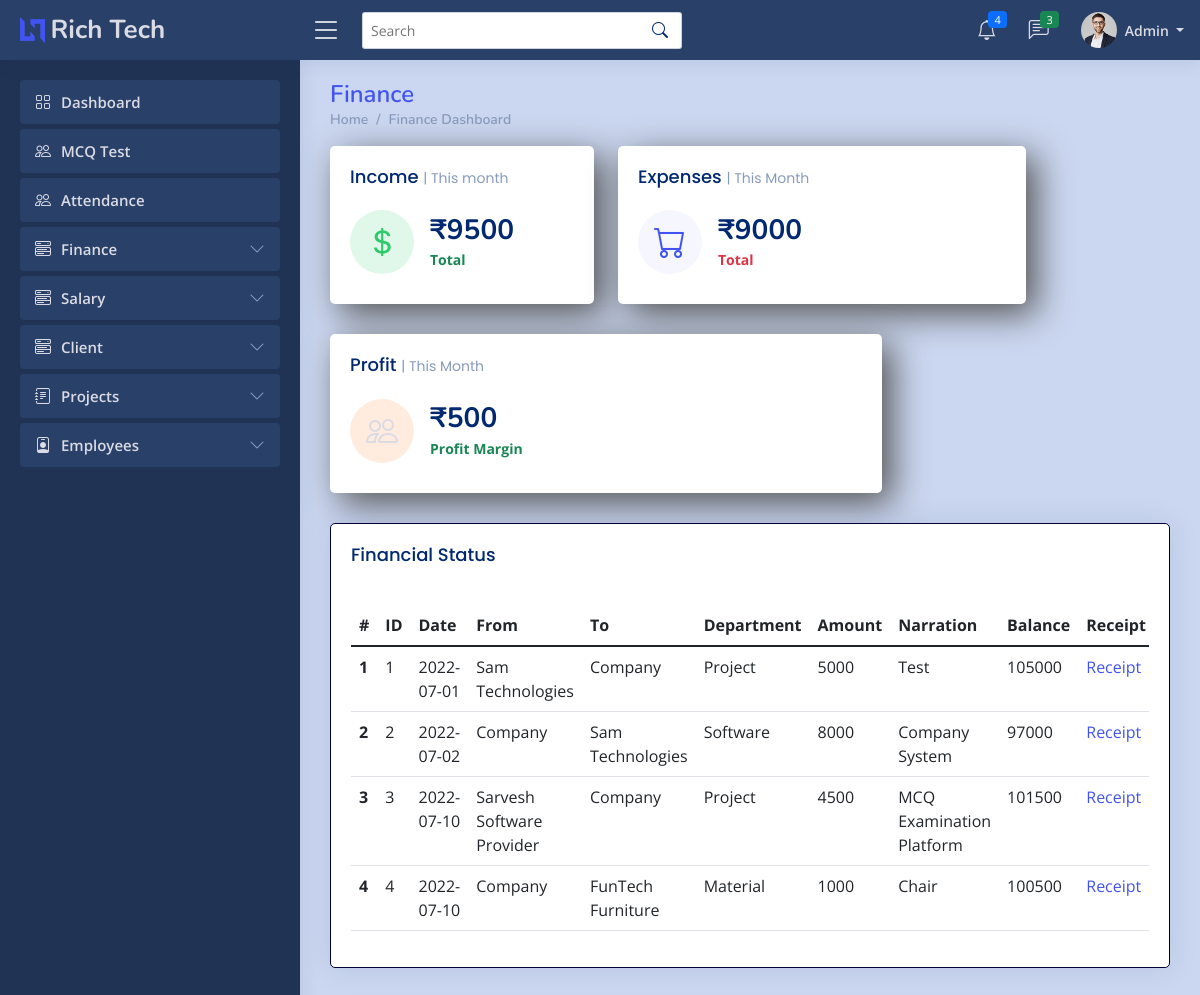
/admin/finance.php (signed in), run on an earlier commit of the app's database.
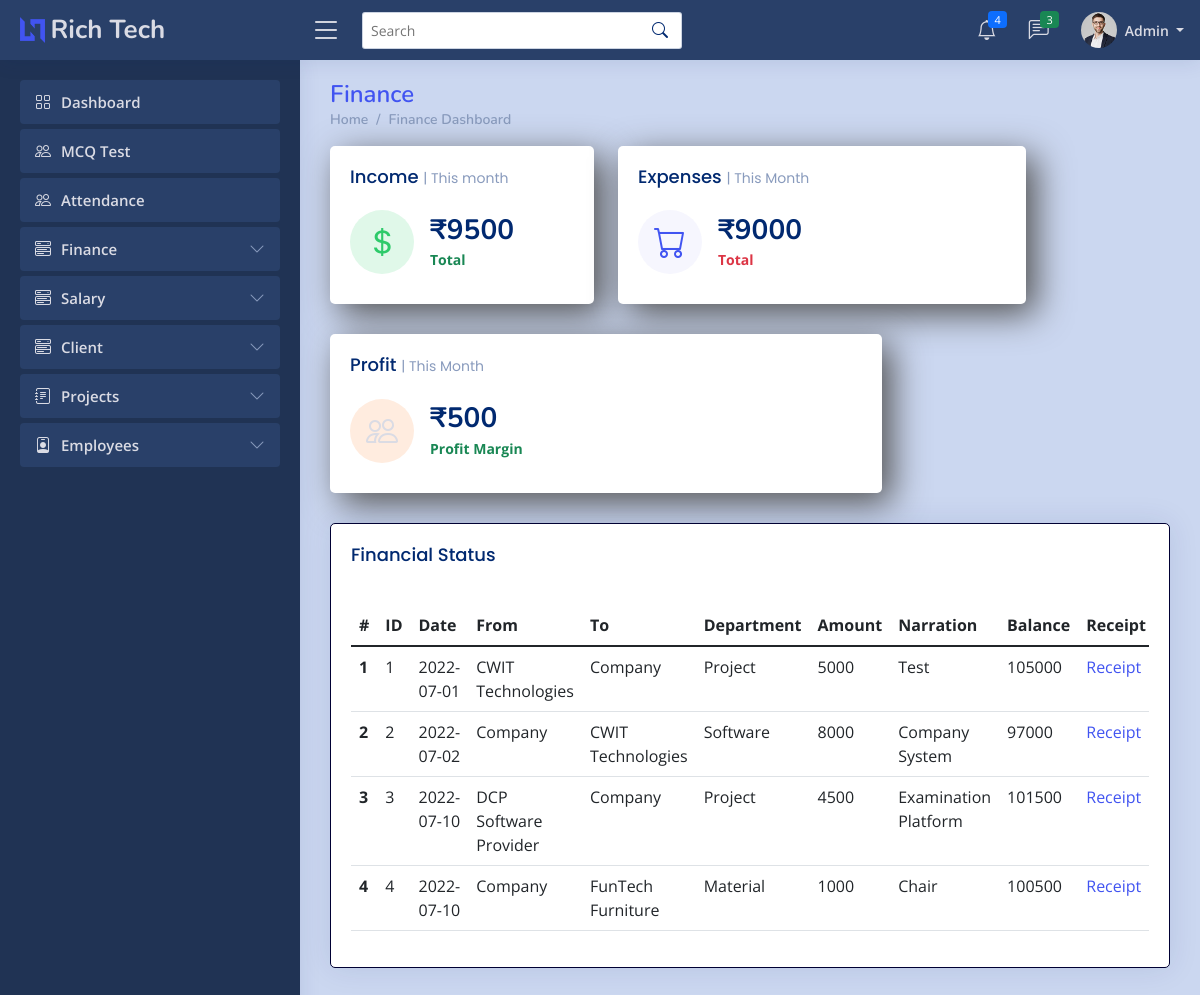
And on a later commit of the database.
### tables this page shows
CREATE TABLE `financet` (
  `Id` int(11) NOT NULL,
  `ddate` date NOT NULL,
  `ffrom` varchar(255) NOT NULL,
  `tto` varchar(255) NOT NULL,
  `amt` int(7) NOT NULL,
  `narration` varchar(255) NOT NULL,
  `deptname` varchar(255) NOT NULL,
  `ffile` longblob NOT NULL
);

### admin/finance.php (the view, shortened to what the changed rows need)
<?php
    if ($_SESSION['erole']=="admin"){
?>
<!DOCTYPE html>
<html lang="en">
<head>
  <link href="../assets/vendor/bootstrap/css/bootstrap.min.css" rel="stylesheet">
  <link rel="stylesheet" href="../assets/vendor/bootstrap-icons/bootstrap-icons.css?v=<?php echo time(); ?>">
  <link href="../assets/vendor/boxicons/css/boxicons.min.css" rel="stylesheet">
  <link href="../assets/vendor/quill/quill.snow.css" rel="stylesheet">
  <link href="../assets/vendor/quill/quill.bubble.css" rel="stylesheet">
  <link href="../assets/vendor/remixicon/remixicon.css" rel="stylesheet">
  <link href="../assets/vendor/simple-datatables/style.css" rel="stylesheet">
  <link rel="stylesheet" href="../assets/css/style.css?v=<?php echo time(); ?>">
</head>
<body>
  <main id="main" class="main">
    <div class="pagetitle">
      <h1><a href="payment.php">Finance</a></h1>
    </div>
    <section class="section">
      <div id="input" name="input" class="card">
        <div class="card-body">
            <?php
                include '../imports/config.php';
                $conn=mysqli_connect($server_name,$username,$password,$database_name);
                $sql_query="SELECT * FROM financet";
                $records = mysqli_query($conn, $sql_query);
                $bal=100000;
                $n=1;
                $m=array();
                while($data = mysqli_fetch_array($records)){
                    $cid=$data['Id'];
                    $ddate=$data['ddate'];
                    $ffrom=$data['ffrom'];
                    $tto=$data['tto'];
                    $deptname=$data['deptname'];
                    $amt=$data['amt'];
                    $narration=$data['narration'];
                    if ($ffrom=="Company"){
                        $bal=$bal-$amt;
                    }
                    else{
                        $bal=$bal+$amt;
                    }
                    $m[$n]=array($cid,$ddate,$ffrom,$tto,$deptname,$amt,$narration,$bal);
                    $n++;
                }
                for($i=1;$i<=count($m);$i++){
                    if ($m[$i][4]=="Project"){
                        $t=$m[$i][2];
                        $sql_query="SELECT cname FROM clientt where Id=$t";
                        $records = mysqli_query($conn, $sql_query);
                        while($data = mysqli_fetch_array($records)){
                            $m[$i][2]=$data['cname'];
                        }
                    }
                }
                echo '<div class="table-responsive">';
                echo "<table class='table table-hover table-bordered table-striped'>";
                echo '<table class="table datatable">';
                    echo '<thead class="thead-dark">';
                        echo '<tr>';
                        echo '<th scope="col">#</th>';
                        echo '<th scope="col">ID</th>';
                        echo '<th scope="col">Date</th>';
                        echo '<th scope="col">From</th>';
                        echo '<th scope="col">To</th>';
                        echo '<th scope="col">Department</th>';
                        echo '<th scope="col">Amount</th>';
                        echo '<th scope="col">Narration</th>';
                        echo '<th scope="col">Balance</th>';
                        echo '<th scope="col">Receipt</th>';
                        echo '</tr>';
                    echo '</thead>';
                    echo '<tbody>';
                    for ($i=1;$i<=count($m);$i++){
                        echo '<tr>';
                            echo '<th scope="row">'.$i.'</th>';
                            echo '<td>'.$m[$i][0].'</td>';
                            echo '<td>'.$m[$i][1].'</td>';
                            echo '<td>'.$m[$i][2].'</td>';
                            echo '<td>'.$m[$i][3].'</td>';
                            echo '<td>'.$m[$i][4].'</td>';
                            echo '<td>'.$m[$i][5].'</td>';
                            echo '<td>'.$m[$i][6].'</td>';
                            echo '<td>'.$m[$i][7].'</td>';
                            echo '<td><a href="invoice-client.php?projid='.$i.'" target="_blank">Receipt</a></td>';
                        echo '</tr>';
                    }
                    echo '</tbody>
                    </table>';
                echo '</div>';
            ?>
        </div>
      </div>
    </section>
  </main>
</body>
</html>
<?php
        }
        else{
            ob_start();
            header('Location: '.'../index.php');
            ob_end_flush();
            die();
        }
    ?>

What changed in the data, as far as the page shows it:
computed for financet "Test": i "Sam Technologies" → "CWIT Technologies"
changed financet "Software": tto "Sam Technologies" → "CWIT Technologies"
changed financet id 3: i "Sarvesh Software Provider" → "DCP Software Provider"; narration "MCQ Examination Platform" → "Examination Platform"
